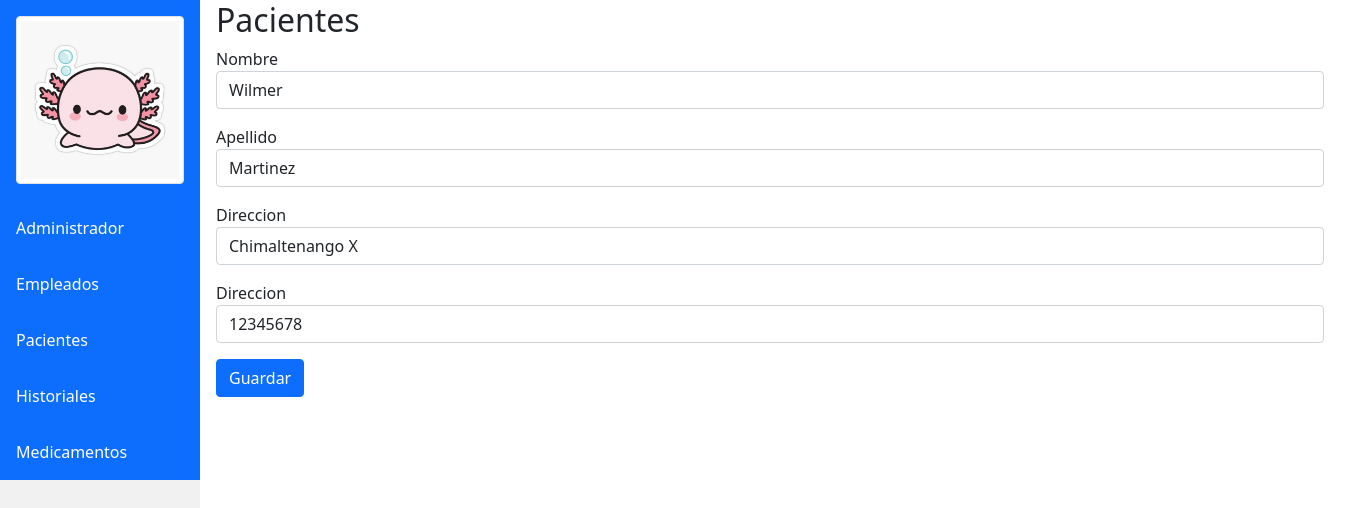
Page /index.php?c=pacientes&a=modificar&id=1 on the committed database.
### tables this page shows
CREATE TABLE `pacientes` (
  `id_paciente` int NOT NULL AUTO_INCREMENT,
  `nombre_paciente` varchar(45) DEFAULT NULL,
  `apellido_paciente` varchar(45) DEFAULT NULL,
  `direccion_paciente` varchar(45) DEFAULT NULL,
  `telefono_paciente` int DEFAULT NULL,
  PRIMARY KEY (`id_paciente`)
);

### controllers/Pacientes.php (called while the page is built, shortened)
<?php
	class PacientesController {
		public function __construct(){
			require_once "models/PacientesModel.php";
		}
		public function modificar($id){
			$pacientes = new Pacientes_model();
			$data["id_paciente"] = $id;
			$data["pacientes"] = $pacientes->get_paciente($id);
			$data["titulo"] = "Pacientes";
			require_once "views/pacientes/pacientes_modificar.php";
		}
	}
?>

### config/database.php (called while the page is built)
<?php
	class Conectar {
		public static function conexion(){
			$conexion = new mysqli("localhost", "root", "abc123", "db_clinica");
			return $conexion;
		}
	}
?>

### models/PacientesModel.php (called while the page is built, shortened)
<?php
	class Pacientes_model {
		private $db;
		public function __construct(){
			$this->db = Conectar::conexion();
		}
		public function get_paciente($id)
		{
			$sql = "SELECT *FROM pacientes WHERE id_paciente = '$id'";
			$resultado = $this->db->query($sql);
			$row = $resultado->fetch_assoc();
			return $row;
		}
	}
?>

### views/pacientes/pacientes_modificar.php (the view, shortened to what this page needs)
<?php
require_once "views/Inicio.php";
?>
<!DOCTYPE html>
<html>
	<head>
        <link rel="stylesheet" href="https://cdn.jsdelivr.net/npm/bootstrap@5.0.2/dist/css/bootstrap.min.css">
	</head>
	<body>
		<div class="container content">
			<h2><?php echo $data["titulo"]; ?></h2>
			<form id="nuevo" name="nuevo" method="POST" action="index.php?c=pacientes&a=actualizar" autocomplete="off">
				<div class="form-group mb-3">
					<label for="nombre_paciente">Nombre</label>
					<input type="text" class="form-control" id="nombre_paciente" name="nombre_paciente" value="<?php echo $data["pacientes"]["nombre_paciente"]?>" />
				</div>
				<div class="form-group mb-3">
					<label for="apellido_paciente">Apellido</label>
					<input type="text" class="form-control" id="apellido_paciente" name="apellido_paciente" value="<?php echo $data["pacientes"]["apellido_paciente"]?>" />
				</div>
				<div class="form-group mb-3">
					<label for="direccion_paciente">Direccion</label>
					<input type="text" class="form-control" id="direccion_paciente" name="direccion_paciente" value="<?php echo $data["pacientes"]["direccion_paciente"]?>" />
				</div>
                <div class="form-group mb-3">
					<label for="telefono_paciente">Direccion</label>
					<input type="text" class="form-control" id="telefono_paciente" name="telefono_paciente" value="<?php echo $data["pacientes"]["telefono_paciente"]?>" />
				</div>
				<div class="form-group mb-3">
					<button id="guardar" name="guardar" type="submit" class="btn btn-primary">Guardar</button>
				</div>
			</form>
		</body>
	</html>

### views/Inicio.php (style rules this page uses)
body { margin: 0; font-family: "Lato", sans-serif; }
div.content { margin-left: 200px; padding: 1px 16px; height: 1000px; }

### rows in the picture
pacientes: nombre_paciente "Wilmer", apellido_paciente "Martinez", direccion_paciente "Chimaltenango X", telefono_paciente "12345678"

### other values in the picture
$data["titulo"] "Pacientes"
